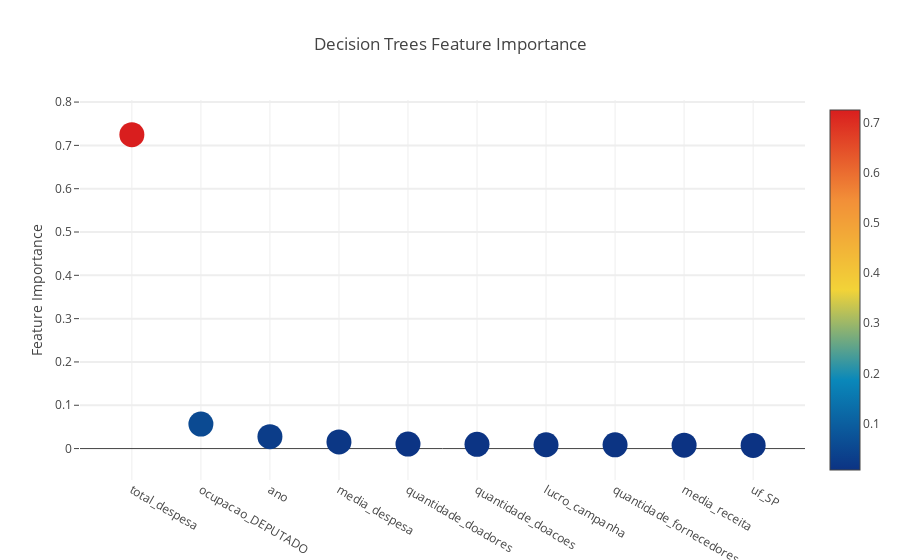
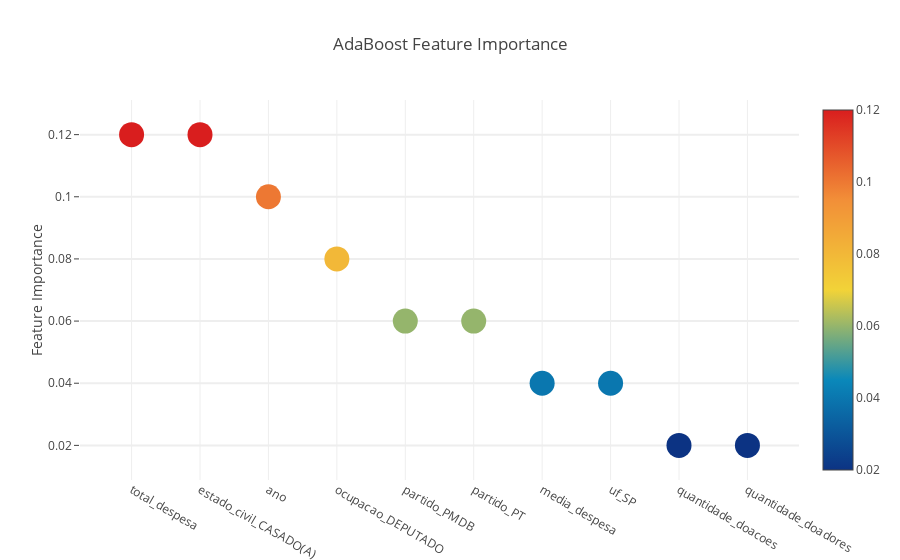
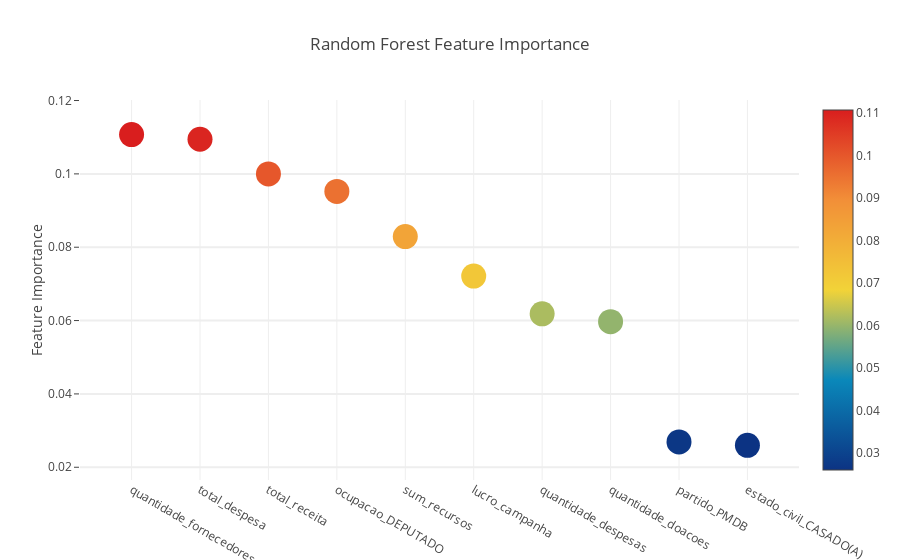
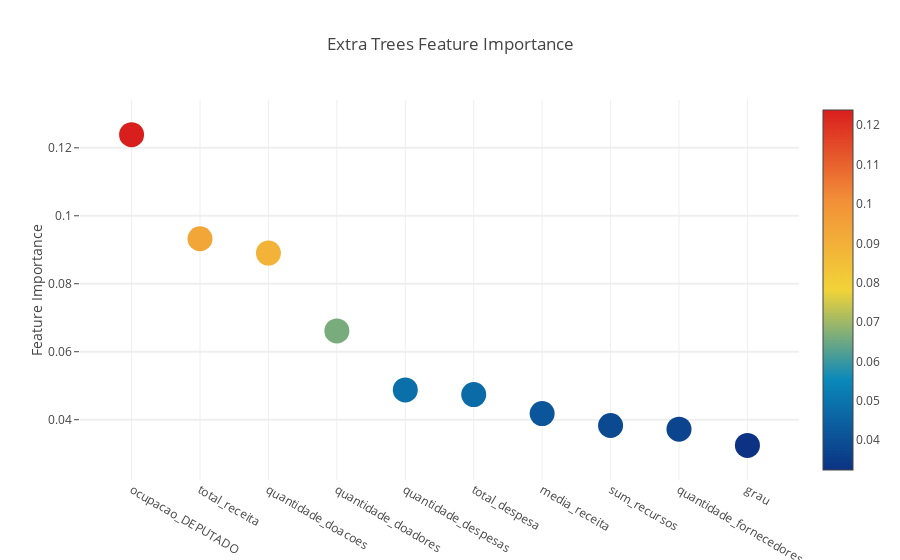

The code cell stored with these charts, in order, in its notebook:
### Markdown cell above
#### Decision Trees, AdaBoost, Random Forest Classifier e Extra Trees Classifier

### Code cell
dt_clf = dt.get_clf() 
ad_clf = ad.get_clf() 
rf_clf = rf.get_clf() 
et_clf = et.get_clf() 

models = [(dt_clf, ModelsNames.DT), (ad_clf, ModelsNames.ADA), (rf_clf, ModelsNames.RF), (et_clf, ModelsNames.ET)]

for model, model_name in models:
    plot_feature_importances(model, model_name)

### Figure 1 — Plotly figure (JSON) as saved in the notebook; plotly's stock layout.template omitted (floating-point values rounded to 4 significant figures)
{"data": [{"marker": {"cauto": true, "cmax": 0.7248, "cmin": 0.007371, "color": [0.7248, 0.0566, 0.02755, 0.01543, 0.01039, 0.009753, 0.008806, 0.008634, 0.007835, 0.007371], "colorscale": "Portland", "showscale": true, "size": 25, "sizemode": "diameter", "sizeref": 1}, "mode": "markers", "text": ["total_despesa", "ocupacao_DEPUTADO", "ano", "media_despesa", "quantidade_doadores", "quantidade_doacoes", "lucro_campanha", "quantidade_fornecedores", "media_receita", "uf_SP"], "type": "scatter", "uid": "465d35d2-3c8c-4b81-838a-9bce7c40dd8c", "x": ["total_despesa", "ocupacao_DEPUTADO", "ano", "media_despesa", "quantidade_doadores", "quantidade_doacoes", "lucro_campanha", "quantidade_fornecedores", "media_receita", "uf_SP"], "y": [0.7248, 0.0566, 0.02755, 0.01543, 0.01039, 0.009753, 0.008806, 0.008634, 0.007835, 0.007371]}], "layout": {"autosize": true, "hovermode": "closest", "showlegend": false, "title": "Decision Trees Feature Importance", "xaxis": {"autorange": true, "range": [-0.6631, 9.663], "type": "category"}, "yaxis": {"autorange": true, "gridwidth": 2, "range": [-0.09131, 0.8235], "ticklen": 5, "title": "Feature Importance", "type": "linear"}}}

### Figure 2 — Plotly figure (JSON) as saved in the notebook; plotly's stock layout.template omitted (floating-point values rounded to 4 significant figures)
{"data": [{"marker": {"cauto": true, "cmax": 0.12, "cmin": 0.02, "color": [0.12, 0.12, 0.1, 0.08, 0.06, 0.06, 0.04, 0.04, 0.02, 0.02], "colorscale": "Portland", "showscale": true, "size": 25, "sizemode": "diameter", "sizeref": 1}, "mode": "markers", "text": ["total_despesa", "estado_civil_CASADO(A)", "ano", "ocupacao_DEPUTADO", "partido_PMDB", "partido_PT", "media_despesa", "uf_SP", "quantidade_doacoes", "quantidade_doadores"], "type": "scatter", "uid": "71a8c83a-434d-4c70-9594-7827f6cf190e", "x": ["total_despesa", "estado_civil_CASADO(A)", "ano", "ocupacao_DEPUTADO", "partido_PMDB", "partido_PT", "media_despesa", "uf_SP", "quantidade_doacoes", "quantidade_doadores"], "y": [0.12, 0.12, 0.1, 0.08, 0.06, 0.06, 0.04, 0.04, 0.02, 0.02]}], "layout": {"autosize": true, "hovermode": "closest", "showlegend": false, "title": "AdaBoost Feature Importance", "xaxis": {"autorange": true, "range": [-0.6642, 9.664], "type": "category"}, "yaxis": {"autorange": true, "gridwidth": 2, "range": [0.006246, 0.1338], "ticklen": 5, "title": "Feature Importance", "type": "linear"}}}

### Figure 3 — Plotly figure (JSON) as saved in the notebook; plotly's stock layout.template omitted (floating-point values rounded to 4 significant figures)
{"data": [{"marker": {"cauto": true, "cmax": 0.1107, "cmin": 0.02596, "color": [0.1107, 0.1094, 0.09998, 0.09522, 0.0829, 0.07212, 0.06183, 0.05969, 0.02691, 0.02596], "colorscale": "Portland", "showscale": true, "size": 25, "sizemode": "diameter", "sizeref": 1}, "mode": "markers", "text": ["quantidade_fornecedores", "total_despesa", "total_receita", "ocupacao_DEPUTADO", "sum_recursos", "lucro_campanha", "quantidade_despesas", "quantidade_doacoes", "partido_PMDB", "estado_civil_CASADO(A)"], "type": "scatter", "uid": "deb459bc-5716-4469-8abd-e9592e03c607", "x": ["quantidade_fornecedores", "total_despesa", "total_receita", "ocupacao_DEPUTADO", "sum_recursos", "lucro_campanha", "quantidade_despesas", "quantidade_doacoes", "partido_PMDB", "estado_civil_CASADO(A)"], "y": [0.1107, 0.1094, 0.09998, 0.09522, 0.0829, 0.07212, 0.06183, 0.05969, 0.02691, 0.02596]}], "layout": {"autosize": true, "hovermode": "closest", "showlegend": false, "title": "Random Forest Feature Importance", "xaxis": {"autorange": true, "range": [-0.6642, 9.664], "type": "category"}, "yaxis": {"autorange": true, "gridwidth": 2, "range": [0.01431, 0.1224], "ticklen": 5, "title": "Feature Importance", "type": "linear"}}}

### Figure 4 — Plotly figure (JSON) as saved in the notebook; plotly's stock layout.template omitted (floating-point values rounded to 4 significant figures)
{"data": [{"marker": {"cauto": true, "cmax": 0.1239, "cmin": 0.03245, "color": [0.1239, 0.09324, 0.08902, 0.06613, 0.04876, 0.04738, 0.0418, 0.03829, 0.03722, 0.03245], "colorscale": "Portland", "showscale": true, "size": 25, "sizemode": "diameter", "sizeref": 1}, "mode": "markers", "text": ["ocupacao_DEPUTADO", "total_receita", "quantidade_doacoes", "quantidade_doadores", "quantidade_despesas", "total_despesa", "media_receita", "sum_recursos", "quantidade_fornecedores", "grau"], "type": "scatter", "uid": "38d303be-50c7-4aaf-b9a0-3676c315545f", "x": ["ocupacao_DEPUTADO", "total_receita", "quantidade_doacoes", "quantidade_doadores", "quantidade_despesas", "total_despesa", "media_receita", "sum_recursos", "quantidade_fornecedores", "grau"], "y": [0.1239, 0.09324, 0.08902, 0.06613, 0.04876, 0.04738, 0.0418, 0.03829, 0.03722, 0.03245]}], "layout": {"autosize": true, "hovermode": "closest", "showlegend": false, "title": "Extra Trees Feature Importance", "xaxis": {"autorange": true, "range": [-0.6642, 9.664], "type": "category"}, "yaxis": {"autorange": true, "gridwidth": 2, "range": [0.01987, 0.1365], "ticklen": 5, "title": "Feature Importance", "type": "linear"}}}
